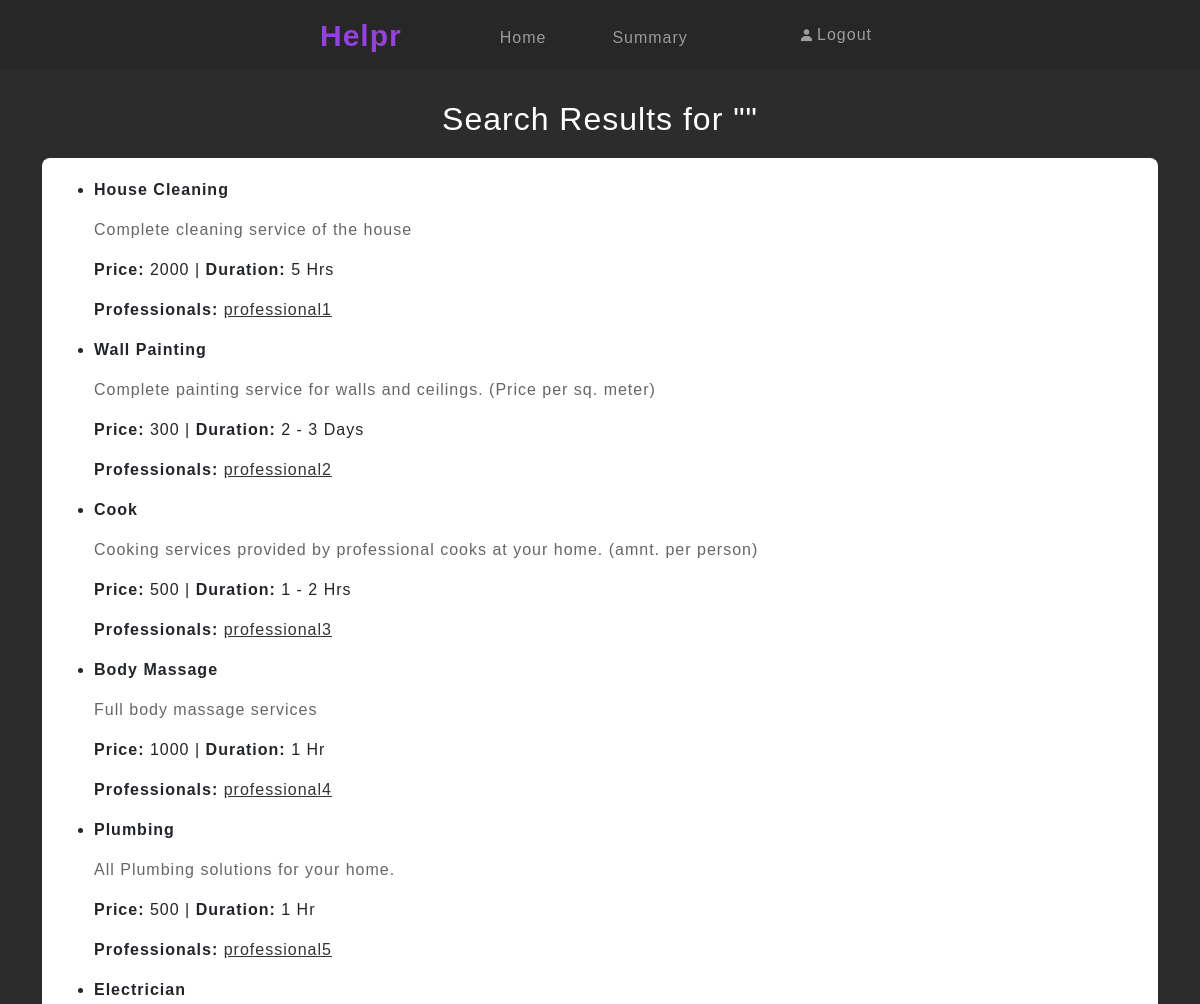
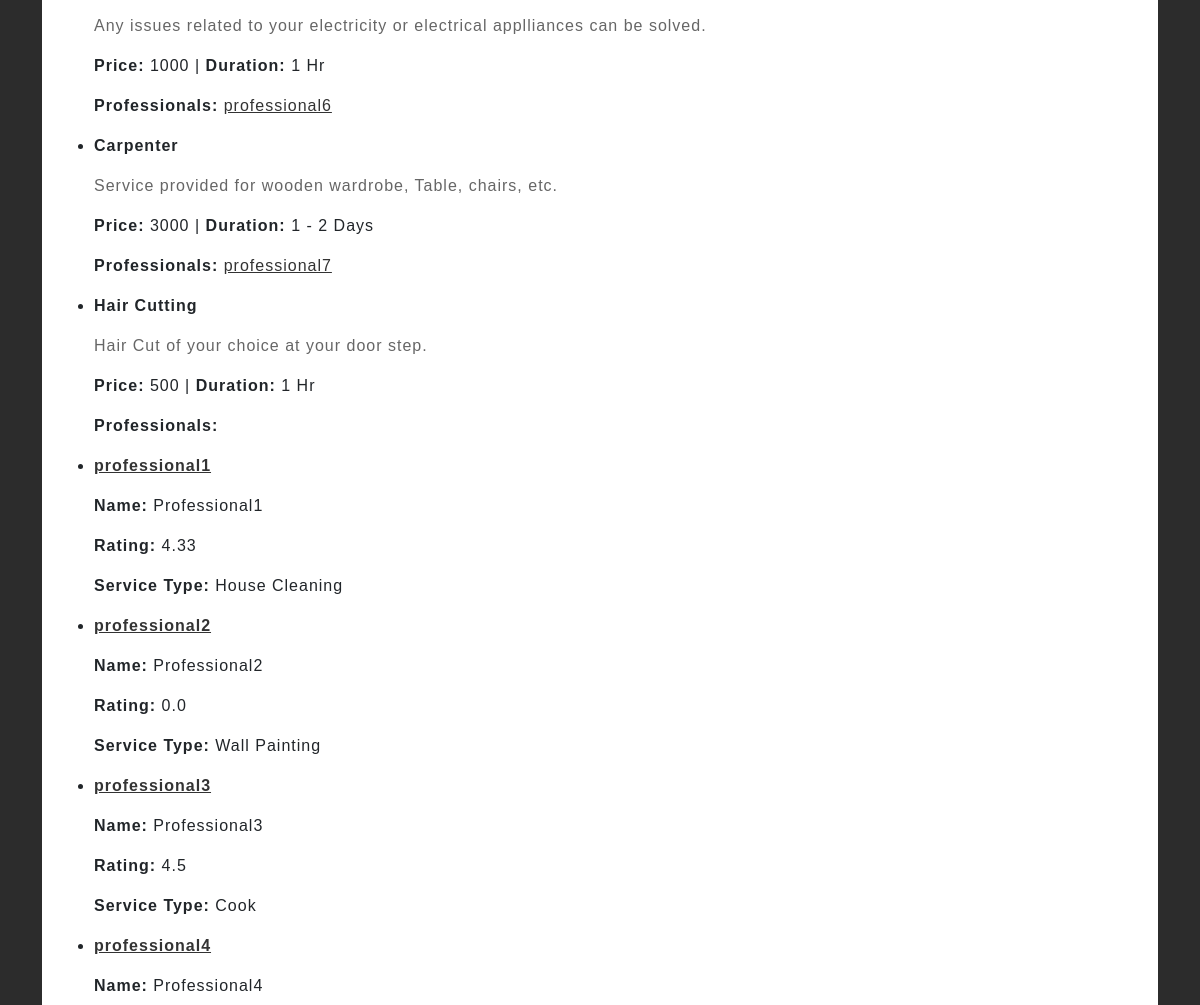
/customer_search (upper part), run on an earlier commit of the app's database (2 pictures, top to bottom).
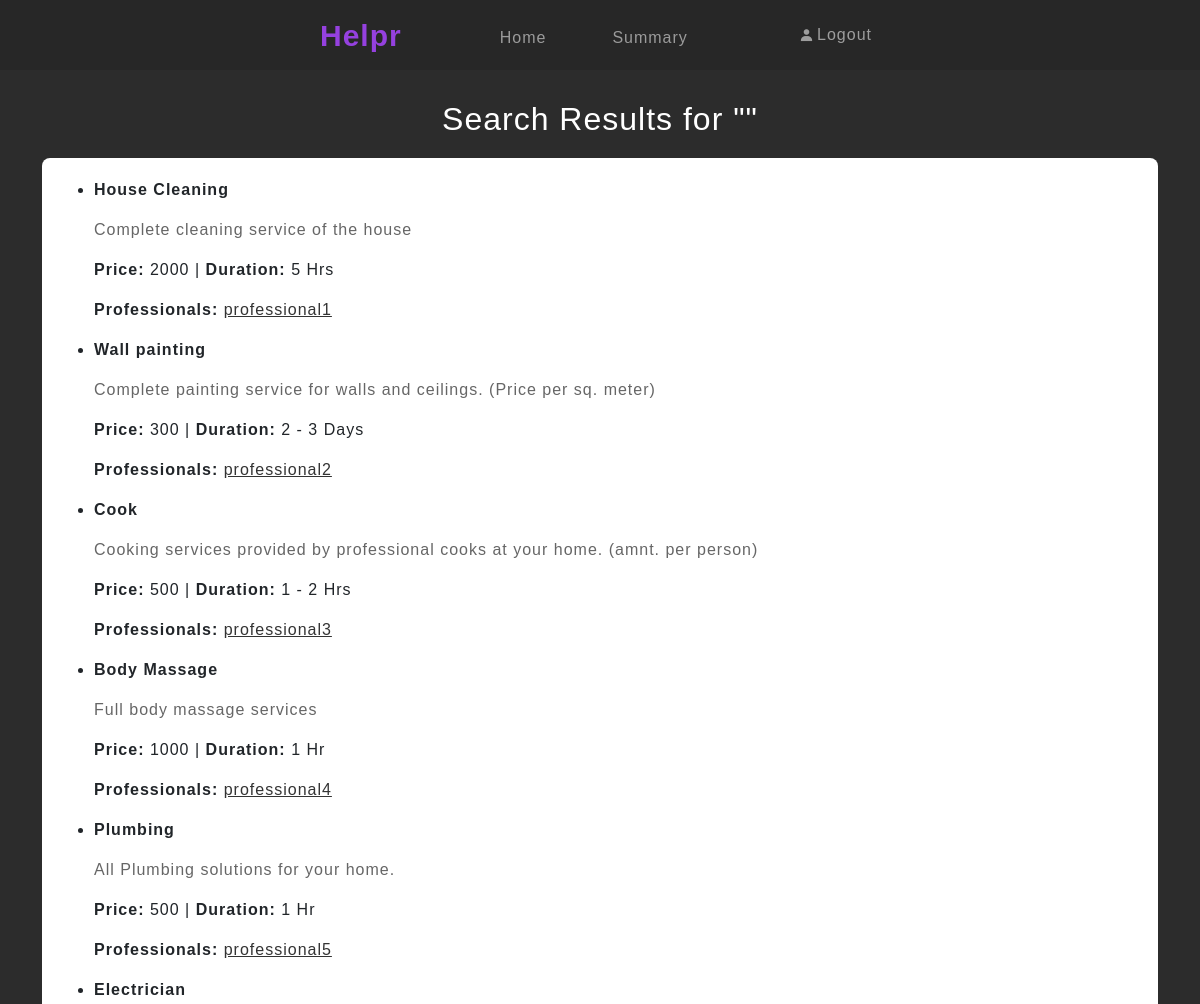
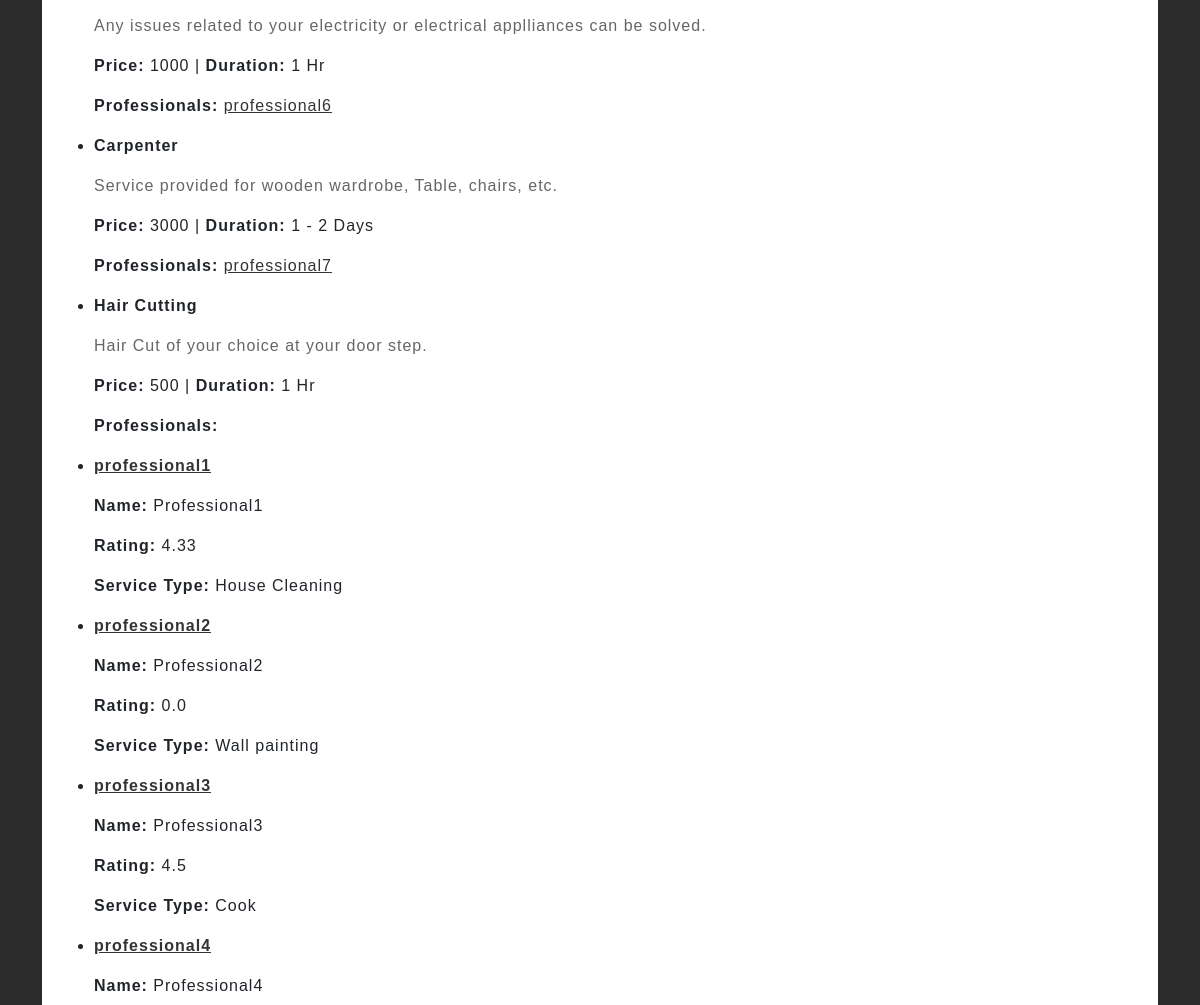
And on a later commit of the database (2 pictures, top to bottom).
### db.py (models this page shows)
class Services(db.Model):
    _tablename_ = 'services'
    id = db.Column(db.Integer, primary_key=True)
    service_name = db.Column(db.String(80), unique=True, nullable=False)
    description = db.Column(db.String(120), nullable=True)
    base_price = db.Column(db.Integer, nullable=True)
    time_duration = db.Column(db.String(80), nullable=True)
    professionals = db.relationship('User', back_populates='service', cascade="all, delete")
    request = db.relationship('ServiceRequest', back_populates='service', cascade="all, delete-orphan")

class User(db.Model):
    _tablename_ = 'user'
    id = db.Column(db.Integer, primary_key=True)
    user_name = db.Column(db.String(80), unique=True, nullable=False)
    password = db.Column(db.String(80), nullable=False)
    name = db.Column(db.String(80), nullable=True)
    address = db.Column(db.String(120), nullable=True)
    pincode = db.Column(db.Integer, nullable=True)
    is_admin = db.Column(db.Boolean, default=False)
    is_professional = db.Column(db.Boolean, default=False)
    is_customer = db.Column(db.Boolean, default=False)
    is_approved = db.Column(db.Boolean, default=False)
    is_rejected = db.Column(db.Boolean, default=False)
    overall_rating = db.Column(db.Float, default=0.0)
    rating_count = db.Column(db.Integer, default=0)
    pro_file = db.Column(db.String(80), nullable=True)
    pro_experience = db.Column(db.String(120), nullable=True)
    service_id = db.Column(db.Integer, db.ForeignKey('services.id', ondelete="SET NULL"), nullable=True)
    service = db.relationship('Services', back_populates='professionals')
    customer_request = db.relationship('ServiceRequest', back_populates='customer', foreign_keys='ServiceRequest.customer_id')
    professional_request = db.relationship('ServiceRequest', back_populates='professional', foreign_keys='ServiceRequest.professional_id')

### app.py (the view)
@app.route('/customer_search', methods=['GET'])
def customer_search():
    query = request.args.get('search_query', '').strip()  # Get the search query from the URL
    if query:
        result_1 = Services.query.filter(
            (Services.service_name.ilike(f'%{query}%')) |
            (Services.description.ilike(f'%{query}%'))
        ).all()
        result_2 = User.query.filter_by(is_professional=True).filter(
            (User.name.ilike(f'%{query}%')) |
            (User.user_name.ilike(f'%{query}%')) |
            (User.pincode.ilike(f'%{query}%'))
        )
    else:
        result_1 = Services.query.all()
        result_2 = User.query.filter_by(is_professional=True).all()
    return render_template('customer_search.html', search_query=query, services=result_1, professionals=result_2)

### templates/customer_search.html (shortened to what this page needs)
{% extends "header.html" %} {% block remtitle %} - {{search_query}}{% endblock %}
{% block nav %}
<a class=" nav-link main-icon " href="/customer_dashboard" id="index">Helpr</a>
<div class="collapse navbar-collapse" id="navbarNavAltMarkup" style="padding-left: 90px; padding-top: 5PX;">
    <div class="navbar-nav" >
        <a class="nav-link wite" aria-current="page" href="/customer_dashboard" >Home</a>
    </div>
    <div class="navbar-nav" style="padding-left: 50px;">
        <a class="nav-link wite" aria-current="page" href="/customer_dashboard/customer_summary" >Summary</a>
    </div>
</div>
<div class="navbar-nav wite" style="margin-left: 25px;">
    <a class="nav-link d-flex align-items-center" aria-current="page" href="/logout">
        <i class="bx bxs-user" style="margin-right: 2px; font-size: 15px"></i>
        Logout
    </a>
</div>
{% endblock %}
{% block content %}
<div class="container" style="padding-top: 100px;">
    <h2 class="text-center" style="color: #fff;">Search Results for "{{ search_query }}"</h2>
    <div class="results-box" style="background-color: #fff; padding: 20px; margin-top: 20px; border-radius: 8px;">
        {% if services or professionals or customers %}
            {% if services %}
                <ul>
                    {% for service in services %}
                        <li style="margin-bottom: 10px;">
                            <p><strong>{{ service.service_name }}</strong>
                            <p style="color: #666;">{{ service.description }}</p>
                            <p><strong>Price:</strong> {{ service.base_price }} |
                            <strong>Duration:</strong> {{ service.time_duration }}</p>
                            <p><strong>Professionals:</strong>
                                {% for professional in service.professionals %}
                                    <a href="{{ url_for('create_request', service_id=service.id) }}" style="text-decoration: underline; color: #333;">
                                        {{ professional.user_name }}
                                    </a>
                                {% endfor %}
                            </p>
                        </li>
                    {% endfor %}
                </ul>
            {% endif %}
            {% if professionals %}
                <ul>
                    {% for professional in professionals %}
                        <li style="margin-bottom: 10px;">
                            <p><strong><a href="{{ url_for('create_request', service_id=professional.service.id) }}" style="text-decoration: underline; color: #333;">{{ professional.user_name }}</a></strong>
                            <p><strong>Name:</strong> {{ professional.name }}</p>
                            <p><strong>Rating: </strong> {{ professional.overall_rating }}</p>
                            <p><strong>Service Type: </strong>{{ professional.service.service_name }}</p>
                        </li>
                    {% endfor %}
                </ul>
            {% endif %}
        {% else %}
            <p style="color: #000000; font-size: larger;">No results found</p>
        {% endif %}
    </div>
</div>
{% endblock %}

What changed in the data, as far as the page shows it:
changed Services "Complete painting service for walls and ceilings. (Price per sq. meter)": service_name "Wall Painting" → "Wall painting"
changed through a linked row, User "professional2": service.service_name "Wall Painting" → "Wall painting"
